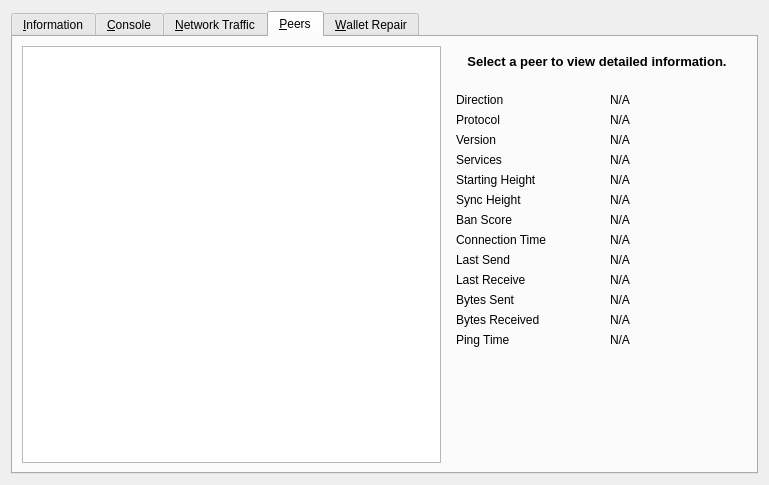
<?xml version="1.0" encoding="UTF-8"?>
<ui version="4.0">
 <class>RPCConsole</class>
 <widget class="QDialog" name="RPCConsole">
  <property name="geometry">
   <rect>
    <x>0</x>
    <y>0</y>
    <width>769</width>
    <height>485</height>
   </rect>
  </property>
  <property name="windowTitle">
   <string>Tools window</string>
  </property>
  <layout class="QVBoxLayout" name="verticalLayout_2">
   <item>
    <widget class="QTabWidget" name="tabWidget">
     <property name="currentIndex">
      <number>3</number>
     </property>
     <widget class="QWidget" name="tab_info">
      <attribute name="title">
       <string>&amp;Information</string>
      </attribute>
      <layout class="QGridLayout" name="gridLayout" columnstretch="0,0">
       <property name="horizontalSpacing">
        <number>12</number>
       </property>
       <item row="11" column="0">
        <widget class="QLabel" name="blockchainHeader">
         <property name="font">
          <font>
           <weight>75</weight>
           <bold>true</bold>
          </font>
         </property>
         <property name="text">
          <string>Block chain</string>
         </property>
        </widget>
       </item>
       <item row="10" column="1">
        <widget class="QLabel" name="masternodeCount">
         <property name="text">
          <string>N/A</string>
         </property>
        </widget>
       </item>
       <item row="1" column="1">
        <widget class="QLabel" name="clientName">
         <property name="cursor">
          <cursorShape>IBeamCursor</cursorShape>
         </property>
         <property name="text">
          <string>N/A</string>
         </property>
         <property name="textFormat">
          <enum>Qt::PlainText</enum>
         </property>
         <property name="textInteractionFlags">
          <set>Qt::LinksAccessibleByMouse|Qt::TextSelectableByKeyboard|Qt::TextSelectableByMouse</set>
         </property>
        </widget>
       </item>
       <item row="0" column="0">
        <widget class="QLabel" name="generalHeader">
         <property name="font">
          <font>
           <weight>75</weight>
           <bold>true</bold>
          </font>
         </property>
         <property name="text">
          <string>General</string>
         </property>
        </widget>
       </item>
       <item row="1" column="0">
        <widget class="QLabel" name="clientNameLabel">
         <property name="text">
          <string>Client name</string>
         </property>
        </widget>
       </item>
       <item row="3" column="1">
        <widget class="QLabel" name="openSSLVersion">
         <property name="cursor">
          <cursorShape>IBeamCursor</cursorShape>
         </property>
         <property name="text">
          <string>N/A</string>
         </property>
         <property name="textFormat">
          <enum>Qt::PlainText</enum>
         </property>
         <property name="textInteractionFlags">
          <set>Qt::LinksAccessibleByMouse|Qt::TextSelectableByKeyboard|Qt::TextSelectableByMouse</set>
         </property>
        </widget>
       </item>
       <item row="5" column="0">
        <widget class="QLabel" name="buildDateLabel">
         <property name="text">
          <string>Build date</string>
         </property>
        </widget>
       </item>
       <item row="9" column="0">
        <widget class="QLabel" name="numberOfConnectionsLabel">
         <property name="text">
          <string>Number of connections</string>
         </property>
        </widget>
       </item>
       <item row="4" column="1">
        <widget class="QLabel" name="berkeleyDBVersion">
         <property name="cursor">
          <cursorShape>IBeamCursor</cursorShape>
         </property>
         <property name="text">
          <string>N/A</string>
         </property>
         <property name="textFormat">
          <enum>Qt::PlainText</enum>
         </property>
         <property name="textInteractionFlags">
          <set>Qt::LinksAccessibleByMouse|Qt::TextSelectableByKeyboard|Qt::TextSelectableByMouse</set>
         </property>
        </widget>
       </item>
       <item row="6" column="0">
        <widget class="QLabel" name="startupTimeLabel">
         <property name="text">
          <string>Startup time</string>
         </property>
        </widget>
       </item>
       <item row="9" column="1">
        <widget class="QLabel" name="numberOfConnections">
         <property name="cursor">
          <cursorShape>IBeamCursor</cursorShape>
         </property>
         <property name="text">
          <string>N/A</string>
         </property>
         <property name="textFormat">
          <enum>Qt::PlainText</enum>
         </property>
         <property name="textInteractionFlags">
          <set>Qt::LinksAccessibleByMouse|Qt::TextSelectableByKeyboard|Qt::TextSelectableByMouse</set>
         </property>
        </widget>
       </item>
       <item row="12" column="0">
        <widget class="QLabel" name="numberOfBlocksLabel">
         <property name="text">
          <string>Current number of blocks</string>
         </property>
        </widget>
       </item>
       <item row="12" column="1">
        <widget class="QLabel" name="numberOfBlocks">
         <property name="cursor">
          <cursorShape>IBeamCursor</cursorShape>
         </property>
         <property name="text">
          <string>N/A</string>
         </property>
         <property name="textFormat">
          <enum>Qt::PlainText</enum>
         </property>
         <property name="textInteractionFlags">
          <set>Qt::LinksAccessibleByMouse|Qt::TextSelectableByKeyboard|Qt::TextSelectableByMouse</set>
         </property>
        </widget>
       </item>
       <item row="13" column="0">
        <widget class="QLabel" name="lastBlockTimeLabel">
         <property name="text">
          <string>Last block time</string>
         </property>
        </widget>
       </item>
       <item row="16" column="0">
        <widget class="QPushButton" name="openDebugLogfileButton">
         <property name="toolTip">
          <string>Open the STLL debug log file from the current data directory. This can take a few seconds for large log files.</string>
         </property>
         <property name="text">
          <string>&amp;Open</string>
         </property>
         <property name="autoDefault">
          <bool>false</bool>
         </property>
        </widget>
       </item>
       <item row="15" column="0">
        <widget class="QLabel" name="debugLogFileHeader">
         <property name="font">
          <font>
           <weight>75</weight>
           <bold>true</bold>
          </font>
         </property>
         <property name="text">
          <string>Debug log file</string>
         </property>
        </widget>
       </item>
       <item row="14" column="0">
        <spacer name="verticalSpacer_2">
         <property name="orientation">
          <enum>Qt::Vertical</enum>
         </property>
         <property name="sizeHint" stdset="0">
          <size>
           <width>20</width>
           <height>20</height>
          </size>
         </property>
        </spacer>
       </item>
       <item row="13" column="1">
        <widget class="QLabel" name="lastBlockTime">
         <property name="cursor">
          <cursorShape>IBeamCursor</cursorShape>
         </property>
         <property name="text">
          <string>N/A</string>
         </property>
         <property name="textFormat">
          <enum>Qt::PlainText</enum>
         </property>
         <property name="textInteractionFlags">
          <set>Qt::LinksAccessibleByMouse|Qt::TextSelectableByKeyboard|Qt::TextSelectableByMouse</set>
         </property>
        </widget>
       </item>
       <item row="2" column="0">
        <widget class="QLabel" name="clientVersionLabel">
         <property name="text">
          <string>Client version</string>
         </property>
        </widget>
       </item>
       <item row="2" column="1">
        <widget class="QLabel" name="clientVersion">
         <property name="cursor">
          <cursorShape>IBeamCursor</cursorShape>
         </property>
         <property name="text">
          <string>N/A</string>
         </property>
         <property name="textFormat">
          <enum>Qt::PlainText</enum>
         </property>
         <property name="textInteractionFlags">
          <set>Qt::LinksAccessibleByMouse|Qt::TextSelectableByKeyboard|Qt::TextSelectableByMouse</set>
         </property>
        </widget>
       </item>
       <item row="7" column="0">
        <widget class="QLabel" name="networkHeader">
         <property name="font">
          <font>
           <weight>75</weight>
           <bold>true</bold>
          </font>
         </property>
         <property name="text">
          <string>Network</string>
         </property>
        </widget>
       </item>
       <item row="8" column="0">
        <widget class="QLabel" name="networkNameLabel">
         <property name="text">
          <string>Name</string>
         </property>
        </widget>
       </item>
       <item row="6" column="1">
        <widget class="QLabel" name="startupTime">
         <property name="cursor">
          <cursorShape>IBeamCursor</cursorShape>
         </property>
         <property name="text">
          <string>N/A</string>
         </property>
         <property name="textFormat">
          <enum>Qt::PlainText</enum>
         </property>
         <property name="textInteractionFlags">
          <set>Qt::LinksAccessibleByMouse|Qt::TextSelectableByKeyboard|Qt::TextSelectableByMouse</set>
         </property>
        </widget>
       </item>
       <item row="3" column="0">
        <widget class="QLabel" name="openSSLVersionLabel">
         <property name="text">
          <string>Using OpenSSL version</string>
         </property>
         <property name="indent">
          <number>10</number>
         </property>
        </widget>
       </item>
       <item row="8" column="1">
        <widget class="QLabel" name="networkName">
         <property name="cursor">
          <cursorShape>IBeamCursor</cursorShape>
         </property>
         <property name="text">
          <string>N/A</string>
         </property>
         <property name="textFormat">
          <enum>Qt::PlainText</enum>
         </property>
         <property name="textInteractionFlags">
          <set>Qt::LinksAccessibleByMouse|Qt::TextSelectableByKeyboard|Qt::TextSelectableByMouse</set>
         </property>
        </widget>
       </item>
       <item row="10" column="0">
        <widget class="QLabel" name="masternodeCountLabel">
         <property name="text">
          <string>Number of Masternodes</string>
         </property>
        </widget>
       </item>
       <item row="5" column="1">
        <widget class="QLabel" name="buildDate">
         <property name="cursor">
          <cursorShape>IBeamCursor</cursorShape>
         </property>
         <property name="text">
          <string>N/A</string>
         </property>
         <property name="textFormat">
          <enum>Qt::PlainText</enum>
         </property>
         <property name="textInteractionFlags">
          <set>Qt::LinksAccessibleByMouse|Qt::TextSelectableByKeyboard|Qt::TextSelectableByMouse</set>
         </property>
        </widget>
       </item>
       <item row="4" column="0">
        <widget class="QLabel" name="berkeleyDBVersionLabel">
         <property name="text">
          <string>Using BerkeleyDB version</string>
         </property>
         <property name="indent">
          <number>10</number>
         </property>
        </widget>
       </item>
      </layout>
     </widget>
     <widget class="QWidget" name="tab_console">
      <attribute name="title">
       <string>&amp;Console</string>
      </attribute>
      <layout class="QVBoxLayout" name="verticalLayout_3">
       <property name="spacing">
        <number>3</number>
       </property>
       <item>
        <widget class="QTextEdit" name="messagesWidget">
         <property name="minimumSize">
          <size>
           <width>0</width>
           <height>100</height>
          </size>
         </property>
         <property name="readOnly">
          <bool>true</bool>
         </property>
         <property name="tabKeyNavigation" stdset="0">
          <bool>false</bool>
         </property>
         <property name="columnCount" stdset="0">
          <number>2</number>
         </property>
        </widget>
       </item>
       <item>
        <layout class="QHBoxLayout" name="horizontalLayout">
         <property name="spacing">
          <number>3</number>
         </property>
         <item>
          <widget class="QLabel" name="label">
           <property name="text">
            <string notr="true">&gt;</string>
           </property>
          </widget>
         </item>
         <item>
          <widget class="QLineEdit" name="lineEdit"/>
         </item>
         <item>
          <widget class="QPushButton" name="clearButton">
           <property name="maximumSize">
            <size>
             <width>24</width>
             <height>24</height>
            </size>
           </property>
           <property name="toolTip">
            <string>Clear console</string>
           </property>
           <property name="text">
            <string/>
           </property>
           <property name="icon">
            <iconset resource="../stll.qrc">
             <normaloff>:/icons/remove</normaloff>:/icons/remove</iconset>
           </property>
           <property name="shortcut">
            <string notr="true">Ctrl+L</string>
           </property>
           <property name="autoDefault">
            <bool>false</bool>
           </property>
          </widget>
         </item>
        </layout>
       </item>
      </layout>
     </widget>
     <widget class="QWidget" name="tab_nettraffic">
      <attribute name="title">
       <string>&amp;Network Traffic</string>
      </attribute>
      <layout class="QHBoxLayout" name="horizontalLayout_3">
       <item>
        <layout class="QVBoxLayout" name="verticalLayout_4">
         <item>
          <widget class="TrafficGraphWidget" name="trafficGraph" native="true">
           <property name="sizePolicy">
            <sizepolicy hsizetype="Expanding" vsizetype="Expanding">
             <horstretch>0</horstretch>
             <verstretch>0</verstretch>
            </sizepolicy>
           </property>
          </widget>
         </item>
         <item>
          <layout class="QHBoxLayout" name="horizontalLayout_2">
           <item>
            <widget class="QSlider" name="sldGraphRange">
             <property name="minimum">
              <number>1</number>
             </property>
             <property name="maximum">
              <number>288</number>
             </property>
             <property name="pageStep">
              <number>12</number>
             </property>
             <property name="value">
              <number>6</number>
             </property>
             <property name="orientation">
              <enum>Qt::Horizontal</enum>
             </property>
            </widget>
           </item>
           <item>
            <widget class="QLabel" name="lblGraphRange">
             <property name="minimumSize">
              <size>
               <width>100</width>
               <height>0</height>
              </size>
             </property>
             <property name="alignment">
              <set>Qt::AlignCenter</set>
             </property>
            </widget>
           </item>
           <item>
            <widget class="QPushButton" name="btnClearTrafficGraph">
             <property name="text">
              <string>&amp;Clear</string>
             </property>
             <property name="autoDefault">
              <bool>false</bool>
             </property>
            </widget>
           </item>
          </layout>
         </item>
        </layout>
       </item>
       <item>
        <layout class="QVBoxLayout" name="verticalLayout">
         <item>
          <widget class="QGroupBox" name="groupBox">
           <property name="title">
            <string>Totals</string>
           </property>
           <layout class="QVBoxLayout" name="verticalLayout_5">
            <item>
             <layout class="QHBoxLayout" name="horizontalLayout_4">
              <item>
               <widget class="Line" name="line">
                <property name="sizePolicy">
                 <sizepolicy hsizetype="Fixed" vsizetype="Fixed">
                  <horstretch>0</horstretch>
                  <verstretch>0</verstretch>
                 </sizepolicy>
                </property>
                <property name="minimumSize">
                 <size>
                  <width>10</width>
                  <height>0</height>
                 </size>
                </property>
                <property name="palette">
                 <palette>
                  <active>
                   <colorrole role="Light">
                    <brush brushstyle="SolidPattern">
                     <color alpha="255">
                      <red>0</red>
                      <green>255</green>
                      <blue>0</blue>
                     </color>
                    </brush>
                   </colorrole>
                  </active>
                  <inactive>
                   <colorrole role="Light">
                    <brush brushstyle="SolidPattern">
                     <color alpha="255">
                      <red>0</red>
                      <green>255</green>
                      <blue>0</blue>
                     </color>
                    </brush>
                   </colorrole>
                  </inactive>
                  <disabled>
                   <colorrole role="Light">
                    <brush brushstyle="SolidPattern">
                     <color alpha="255">
                      <red>0</red>
                      <green>255</green>
                      <blue>0</blue>
                     </color>
                    </brush>
                   </colorrole>
                  </disabled>
                 </palette>
                </property>
                <property name="orientation">
                 <enum>Qt::Horizontal</enum>
                </property>
               </widget>
              </item>
              <item>
               <widget class="QLabel" name="label_16">
                <property name="text">
                 <string>Received</string>
                </property>
               </widget>
              </item>
              <item>
               <widget class="QLabel" name="lblBytesIn">
                <property name="minimumSize">
                 <size>
                  <width>50</width>
                  <height>0</height>
                 </size>
                </property>
                <property name="alignment">
                 <set>Qt::AlignRight|Qt::AlignTrailing|Qt::AlignVCenter</set>
                </property>
               </widget>
              </item>
             </layout>
            </item>
            <item>
             <layout class="QHBoxLayout" name="horizontalLayout_5">
              <item>
               <widget class="Line" name="line_2">
                <property name="sizePolicy">
                 <sizepolicy hsizetype="Fixed" vsizetype="Fixed">
                  <horstretch>0</horstretch>
                  <verstretch>0</verstretch>
                 </sizepolicy>
                </property>
                <property name="minimumSize">
                 <size>
                  <width>10</width>
                  <height>0</height>
                 </size>
                </property>
                <property name="palette">
                 <palette>
                  <active>
                   <colorrole role="Light">
                    <brush brushstyle="SolidPattern">
                     <color alpha="255">
                      <red>255</red>
                      <green>0</green>
                      <blue>0</blue>
                     </color>
                    </brush>
                   </colorrole>
                  </active>
                  <inactive>
                   <colorrole role="Light">
                    <brush brushstyle="SolidPattern">
                     <color alpha="255">
                      <red>255</red>
                      <green>0</green>
                      <blue>0</blue>
                     </color>
                    </brush>
                   </colorrole>
                  </inactive>
                  <disabled>
                   <colorrole role="Light">
                    <brush brushstyle="SolidPattern">
                     <color alpha="255">
                      <red>255</red>
                      <green>0</green>
                      <blue>0</blue>
                     </color>
                    </brush>
                   </colorrole>
                  </disabled>
                 </palette>
                </property>
                <property name="orientation">
                 <enum>Qt::Horizontal</enum>
                </property>
               </widget>
              </item>
              <item>
               <widget class="QLabel" name="label_17">
                <property name="text">
                 <string>Sent</string>
                </property>
               </widget>
              </item>
              <item>
               <widget class="QLabel" name="lblBytesOut">
                <property name="minimumSize">
                 <size>
                  <width>50</width>
                  <height>0</height>
                 </size>
                </property>
                <property name="alignment">
                 <set>Qt::AlignRight|Qt::AlignTrailing|Qt::AlignVCenter</set>
                </property>
               </widget>
              </item>
             </layout>
            </item>
            <item>
             <spacer name="verticalSpacer_4">
              <property name="orientation">
               <enum>Qt::Vertical</enum>
              </property>
              <property name="sizeHint" stdset="0">
               <size>
                <width>20</width>
                <height>407</height>
               </size>
              </property>
             </spacer>
            </item>
           </layout>
          </widget>
         </item>
        </layout>
       </item>
      </layout>
     </widget>
     <widget class="QWidget" name="tab_peers">
      <attribute name="title">
       <string>&amp;Peers</string>
      </attribute>
      <layout class="QGridLayout" name="gridLayout_2">
       <item row="0" column="0" rowspan="2">
        <widget class="QTableView" name="peerWidget">
         <property name="horizontalScrollBarPolicy">
          <enum>Qt::ScrollBarAsNeeded</enum>
         </property>
         <property name="sortingEnabled">
          <bool>true</bool>
         </property>
         <attribute name="horizontalHeaderHighlightSections">
          <bool>false</bool>
         </attribute>
        </widget>
       </item>
       <item row="0" column="1">
        <widget class="QLabel" name="peerHeading">
         <property name="sizePolicy">
          <sizepolicy hsizetype="Preferred" vsizetype="Minimum">
           <horstretch>0</horstretch>
           <verstretch>0</verstretch>
          </sizepolicy>
         </property>
         <property name="minimumSize">
          <size>
           <width>300</width>
           <height>32</height>
          </size>
         </property>
         <property name="font">
          <font>
           <pointsize>10</pointsize>
           <weight>75</weight>
           <bold>true</bold>
          </font>
         </property>
         <property name="cursor">
          <cursorShape>IBeamCursor</cursorShape>
         </property>
         <property name="text">
          <string>Select a peer to view detailed information.</string>
         </property>
         <property name="alignment">
          <set>Qt::AlignCenter</set>
         </property>
         <property name="wordWrap">
          <bool>true</bool>
         </property>
         <property name="textInteractionFlags">
          <set>Qt::LinksAccessibleByMouse|Qt::TextSelectableByKeyboard|Qt::TextSelectableByMouse</set>
         </property>
        </widget>
       </item>
       <item row="1" column="1">
        <widget class="QWidget" name="detailWidget" native="true">
         <property name="minimumSize">
          <size>
           <width>300</width>
           <height>0</height>
          </size>
         </property>
         <layout class="QGridLayout" name="gridLayout_3">
          <item row="0" column="0">
           <widget class="QLabel" name="label_23">
            <property name="text">
             <string>Direction</string>
            </property>
           </widget>
          </item>
          <item row="0" column="2">
           <widget class="QLabel" name="peerDirection">
            <property name="cursor">
             <cursorShape>IBeamCursor</cursorShape>
            </property>
            <property name="text">
             <string>N/A</string>
            </property>
            <property name="textFormat">
             <enum>Qt::PlainText</enum>
            </property>
            <property name="textInteractionFlags">
             <set>Qt::LinksAccessibleByMouse|Qt::TextSelectableByKeyboard|Qt::TextSelectableByMouse</set>
            </property>
           </widget>
          </item>
          <item row="1" column="0">
           <widget class="QLabel" name="label_21">
            <property name="text">
             <string>Protocol</string>
            </property>
           </widget>
          </item>
          <item row="1" column="2">
           <widget class="QLabel" name="peerVersion">
            <property name="cursor">
             <cursorShape>IBeamCursor</cursorShape>
            </property>
            <property name="text">
             <string>N/A</string>
            </property>
            <property name="textFormat">
             <enum>Qt::PlainText</enum>
            </property>
            <property name="textInteractionFlags">
             <set>Qt::LinksAccessibleByMouse|Qt::TextSelectableByKeyboard|Qt::TextSelectableByMouse</set>
            </property>
           </widget>
          </item>
          <item row="2" column="0">
           <widget class="QLabel" name="label_28">
            <property name="text">
             <string>Version</string>
            </property>
           </widget>
          </item>
          <item row="2" column="2">
           <widget class="QLabel" name="peerSubversion">
            <property name="cursor">
             <cursorShape>IBeamCursor</cursorShape>
            </property>
            <property name="text">
             <string>N/A</string>
            </property>
            <property name="textFormat">
             <enum>Qt::PlainText</enum>
            </property>
            <property name="textInteractionFlags">
             <set>Qt::LinksAccessibleByMouse|Qt::TextSelectableByKeyboard|Qt::TextSelectableByMouse</set>
            </property>
           </widget>
          </item>
          <item row="3" column="0">
           <widget class="QLabel" name="label_4">
            <property name="text">
             <string>Services</string>
            </property>
           </widget>
          </item>
          <item row="3" column="2">
           <widget class="QLabel" name="peerServices">
            <property name="cursor">
             <cursorShape>IBeamCursor</cursorShape>
            </property>
            <property name="text">
             <string>N/A</string>
            </property>
            <property name="textFormat">
             <enum>Qt::PlainText</enum>
            </property>
            <property name="textInteractionFlags">
             <set>Qt::LinksAccessibleByMouse|Qt::TextSelectableByKeyboard|Qt::TextSelectableByMouse</set>
            </property>
           </widget>
          </item>
          <item row="5" column="0">
           <widget class="QLabel" name="label_29">
            <property name="text">
             <string>Starting Height</string>
            </property>
           </widget>
          </item>
          <item row="5" column="2">
           <widget class="QLabel" name="peerHeight">
            <property name="cursor">
             <cursorShape>IBeamCursor</cursorShape>
            </property>
            <property name="text">
             <string>N/A</string>
            </property>
            <property name="textFormat">
             <enum>Qt::PlainText</enum>
            </property>
            <property name="textInteractionFlags">
             <set>Qt::LinksAccessibleByMouse|Qt::TextSelectableByKeyboard|Qt::TextSelectableByMouse</set>
            </property>
           </widget>
          </item>
          <item row="6" column="0">
           <widget class="QLabel" name="label_27">
            <property name="text">
             <string>Sync Height</string>
            </property>
           </widget>
          </item>
          <item row="6" column="2">
           <widget class="QLabel" name="peerSyncHeight">
            <property name="cursor">
             <cursorShape>IBeamCursor</cursorShape>
            </property>
            <property name="text">
             <string>N/A</string>
            </property>
            <property name="textFormat">
             <enum>Qt::PlainText</enum>
            </property>
            <property name="textInteractionFlags">
             <set>Qt::LinksAccessibleByMouse|Qt::TextSelectableByKeyboard|Qt::TextSelectableByMouse</set>
            </property>
           </widget>
          </item>
          <item row="7" column="0">
           <widget class="QLabel" name="label_24">
            <property name="text">
             <string>Ban Score</string>
            </property>
           </widget>
          </item>
          <item row="7" column="2">
           <widget class="QLabel" name="peerBanScore">
            <property name="cursor">
             <cursorShape>IBeamCursor</cursorShape>
            </property>
            <property name="text">
             <string>N/A</string>
            </property>
            <property name="textFormat">
             <enum>Qt::PlainText</enum>
            </property>
            <property name="textInteractionFlags">
             <set>Qt::LinksAccessibleByMouse|Qt::TextSelectableByKeyboard|Qt::TextSelectableByMouse</set>
            </property>
           </widget>
          </item>
          <item row="8" column="0">
           <widget class="QLabel" name="label_22">
            <property name="text">
             <string>Connection Time</string>
            </property>
           </widget>
          </item>
          <item row="8" column="2">
           <widget class="QLabel" name="peerConnTime">
            <property name="cursor">
             <cursorShape>IBeamCursor</cursorShape>
            </property>
            <property name="text">
             <string>N/A</string>
            </property>
            <property name="textFormat">
             <enum>Qt::PlainText</enum>
            </property>
            <property name="textInteractionFlags">
             <set>Qt::LinksAccessibleByMouse|Qt::TextSelectableByKeyboard|Qt::TextSelectableByMouse</set>
            </property>
           </widget>
          </item>
          <item row="9" column="0">
           <widget class="QLabel" name="label_15">
            <property name="text">
             <string>Last Send</string>
            </property>
           </widget>
          </item>
          <item row="9" column="2">
           <widget class="QLabel" name="peerLastSend">
            <property name="cursor">
             <cursorShape>IBeamCursor</cursorShape>
            </property>
            <property name="text">
             <string>N/A</string>
            </property>
            <property name="textFormat">
             <enum>Qt::PlainText</enum>
            </property>
            <property name="textInteractionFlags">
             <set>Qt::LinksAccessibleByMouse|Qt::TextSelectableByKeyboard|Qt::TextSelectableByMouse</set>
            </property>
           </widget>
          </item>
          <item row="10" column="0">
           <widget class="QLabel" name="label_19">
            <property name="text">
             <string>Last Receive</string>
            </property>
           </widget>
          </item>
          <item row="10" column="2">
           <widget class="QLabel" name="peerLastRecv">
            <property name="cursor">
             <cursorShape>IBeamCursor</cursorShape>
            </property>
            <property name="text">
             <string>N/A</string>
            </property>
            <property name="textFormat">
             <enum>Qt::PlainText</enum>
            </property>
            <property name="textInteractionFlags">
             <set>Qt::LinksAccessibleByMouse|Qt::TextSelectableByKeyboard|Qt::TextSelectableByMouse</set>
            </property>
           </widget>
          </item>
          <item row="11" column="0">
           <widget class="QLabel" name="label_18">
            <property name="text">
             <string>Bytes Sent</string>
            </property>
           </widget>
          </item>
          <item row="11" column="2">
           <widget class="QLabel" name="peerBytesSent">
            <property name="cursor">
             <cursorShape>IBeamCursor</cursorShape>
            </property>
            <property name="text">
             <string>N/A</string>
            </property>
            <property name="textFormat">
             <enum>Qt::PlainText</enum>
            </property>
            <property name="textInteractionFlags">
             <set>Qt::LinksAccessibleByMouse|Qt::TextSelectableByKeyboard|Qt::TextSelectableByMouse</set>
            </property>
           </widget>
          </item>
          <item row="12" column="0">
           <widget class="QLabel" name="label_20">
            <property name="text">
             <string>Bytes Received</string>
            </property>
           </widget>
          </item>
          <item row="12" column="2">
           <widget class="QLabel" name="peerBytesRecv">
            <property name="cursor">
             <cursorShape>IBeamCursor</cursorShape>
            </property>
            <property name="text">
             <string>N/A</string>
            </property>
            <property name="textFormat">
             <enum>Qt::PlainText</enum>
            </property>
            <property name="textInteractionFlags">
             <set>Qt::LinksAccessibleByMouse|Qt::TextSelectableByKeyboard|Qt::TextSelectableByMouse</set>
            </property>
           </widget>
          </item>
          <item row="13" column="0">
           <widget class="QLabel" name="label_26">
            <property name="text">
             <string>Ping Time</string>
            </property>
           </widget>
          </item>
          <item row="13" column="2">
           <widget class="QLabel" name="peerPingTime">
            <property name="cursor">
             <cursorShape>IBeamCursor</cursorShape>
            </property>
            <property name="text">
             <string>N/A</string>
            </property>
            <property name="textFormat">
             <enum>Qt::PlainText</enum>
            </property>
            <property name="textInteractionFlags">
             <set>Qt::LinksAccessibleByMouse|Qt::TextSelectableByKeyboard|Qt::TextSelectableByMouse</set>
            </property>
           </widget>
          </item>
          <item row="14" column="1">
           <spacer name="verticalSpacer_3">
            <property name="orientation">
             <enum>Qt::Vertical</enum>
            </property>
            <property name="sizeHint" stdset="0">
             <size>
              <width>20</width>
              <height>40</height>
             </size>
            </property>
           </spacer>
          </item>
         </layout>
        </widget>
       </item>
      </layout>
     </widget>
     <widget class="QWidget" name="tab_repair">
      <attribute name="title">
       <string>&amp;Wallet Repair</string>
      </attribute>
      <widget class="QPushButton" name="btn_salvagewallet">
       <property name="geometry">
        <rect>
         <x>10</x>
         <y>90</y>
         <width>301</width>
         <height>23</height>
        </rect>
       </property>
       <property name="minimumSize">
        <size>
         <width>180</width>
         <height>23</height>
        </size>
       </property>
       <property name="text">
        <string>Salvage wallet</string>
       </property>
      </widget>
      <widget class="QPushButton" name="btn_rescan">
       <property name="geometry">
        <rect>
         <x>10</x>
         <y>140</y>
         <width>301</width>
         <height>23</height>
        </rect>
       </property>
       <property name="minimumSize">
        <size>
         <width>180</width>
         <height>23</height>
        </size>
       </property>
       <property name="text">
        <string>Rescan blockchain files</string>
       </property>
      </widget>
      <widget class="QPushButton" name="btn_zapwallettxes1">
       <property name="geometry">
        <rect>
         <x>10</x>
         <y>190</y>
         <width>301</width>
         <height>23</height>
        </rect>
       </property>
       <property name="minimumSize">
        <size>
         <width>180</width>
         <height>23</height>
        </size>
       </property>
       <property name="text">
        <string>Recover transactions 1</string>
       </property>
      </widget>
      <widget class="QPushButton" name="btn_zapwallettxes2">
       <property name="geometry">
        <rect>
         <x>10</x>
         <y>240</y>
         <width>301</width>
         <height>23</height>
        </rect>
       </property>
       <property name="minimumSize">
        <size>
         <width>180</width>
         <height>23</height>
        </size>
       </property>
       <property name="text">
        <string>Recover transactions 2</string>
       </property>
      </widget>
      <widget class="QPushButton" name="btn_upgradewallet">
       <property name="geometry">
        <rect>
         <x>10</x>
         <y>290</y>
         <width>301</width>
         <height>23</height>
        </rect>
       </property>
       <property name="minimumSize">
        <size>
         <width>180</width>
         <height>23</height>
        </size>
       </property>
       <property name="text">
        <string>Upgrade wallet format</string>
       </property>
      </widget>
      <widget class="QLabel" name="label_repair_helptext">
       <property name="geometry">
        <rect>
         <x>10</x>
         <y>30</y>
         <width>711</width>
         <height>41</height>
        </rect>
       </property>
       <property name="font">
        <font>
         <weight>50</weight>
         <bold>false</bold>
        </font>
       </property>
       <property name="text">
        <string>The buttons below will restart the wallet with command-line options to repair the wallet, fix issues with corrupt blockhain files or missing/obsolete transactions.</string>
       </property>
       <property name="wordWrap">
        <bool>true</bool>
       </property>
      </widget>
      <widget class="QLabel" name="label_repair_salvage">
       <property name="geometry">
        <rect>
         <x>330</x>
         <y>80</y>
         <width>411</width>
         <height>41</height>
        </rect>
       </property>
       <property name="text">
        <string>-salvagewallet: Attempt to recover private keys from a corrupt wallet.dat.</string>
       </property>
       <property name="wordWrap">
        <bool>true</bool>
       </property>
      </widget>
      <widget class="QLabel" name="label_repair_rescan">
       <property name="geometry">
        <rect>
         <x>330</x>
         <y>129</y>
         <width>411</width>
         <height>41</height>
        </rect>
       </property>
       <property name="text">
        <string>-rescan: Rescan the block chain for missing wallet transactions.</string>
       </property>
       <property name="wordWrap">
        <bool>true</bool>
       </property>
      </widget>
      <widget class="QLabel" name="label_repair_zap1">
       <property name="geometry">
        <rect>
         <x>330</x>
         <y>179</y>
         <width>411</width>
         <height>41</height>
        </rect>
       </property>
       <property name="text">
        <string>-zapwallettxes=1: Recover transactions from blockchain (keep meta-data, e.g. account owner).</string>
       </property>
       <property name="wordWrap">
        <bool>true</bool>
       </property>
      </widget>
      <widget class="QLabel" name="label_repair_zap2">
       <property name="geometry">
        <rect>
         <x>330</x>
         <y>229</y>
         <width>411</width>
         <height>41</height>
        </rect>
       </property>
       <property name="text">
        <string>-zapwallettxes=2: Recover transactions from blockchain (drop meta-data).</string>
       </property>
       <property name="wordWrap">
        <bool>true</bool>
       </property>
      </widget>
      <widget class="QLabel" name="label_repair_upgrade">
       <property name="geometry">
        <rect>
         <x>330</x>
         <y>279</y>
         <width>411</width>
         <height>41</height>
        </rect>
       </property>
       <property name="text">
        <string>-upgradewallet: Upgrade wallet to latest format on startup. (Note: this is NOT an update of the wallet itself!)</string>
       </property>
       <property name="wordWrap">
        <bool>true</bool>
       </property>
      </widget>
      <widget class="QLabel" name="label_repair_header">
       <property name="geometry">
        <rect>
         <x>10</x>
         <y>10</y>
         <width>711</width>
         <height>16</height>
        </rect>
       </property>
       <property name="font">
        <font>
         <pointsize>10</pointsize>
         <weight>75</weight>
         <bold>true</bold>
        </font>
       </property>
       <property name="text">
        <string>Wallet repair options.</string>
       </property>
       <property name="wordWrap">
        <bool>true</bool>
       </property>
      </widget>
      <widget class="QPushButton" name="btn_reindex">
       <property name="geometry">
        <rect>
         <x>10</x>
         <y>340</y>
         <width>301</width>
         <height>23</height>
        </rect>
       </property>
       <property name="text">
        <string>Rebuild index</string>
       </property>
      </widget>
      <widget class="QLabel" name="label_repair_reindex">
       <property name="geometry">
        <rect>
         <x>330</x>
         <y>330</y>
         <width>411</width>
         <height>41</height>
        </rect>
       </property>
       <property name="text">
        <string>-reindex: Rebuild block chain index from current blk000??.dat files.</string>
       </property>
       <property name="wordWrap">
        <bool>true</bool>
       </property>
      </widget>
     </widget>
    </widget>
   </item>
  </layout>
 </widget>
 <customwidgets>
  <customwidget>
   <class>TrafficGraphWidget</class>
   <extends>QWidget</extends>
   <header>trafficgraphwidget.h</header>
   <container>1</container>
   <slots>
    <slot>clear()</slot>
   </slots>
  </customwidget>
 </customwidgets>
 <resources>
  <include location="../stll.qrc"/>
 </resources>
 <connections/>
</ui>
